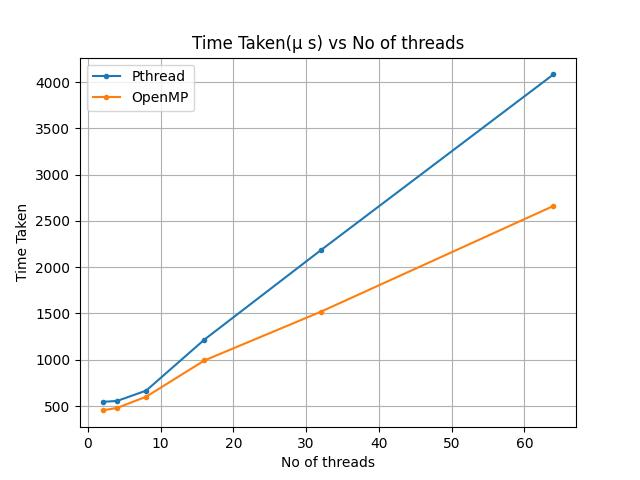

Recreate this plot in Python.
import matplotlib.pyplot as plt
import numpy as np
import sys

x=np.array([2,4,8,16,32,64])
y_pthread = np.loadtxt("bash_output_final_pthread.txt",delimiter=" ",dtype="double")
y_openmp = np.loadtxt("bash_output_final_openmp.txt",delimiter=" ",dtype="double")
plt.plot(x,y_pthread,marker=".",label="Pthread")
plt.plot(x,y_openmp,marker=".",label="OpenMP") 
plt.xlabel("No of threads")
plt.ylabel("Time Taken")
plt.title("Time Taken(\u03BC s) vs No of threads")
plt.legend() 
plt.grid()
plt.savefig(sys.argv[1])
